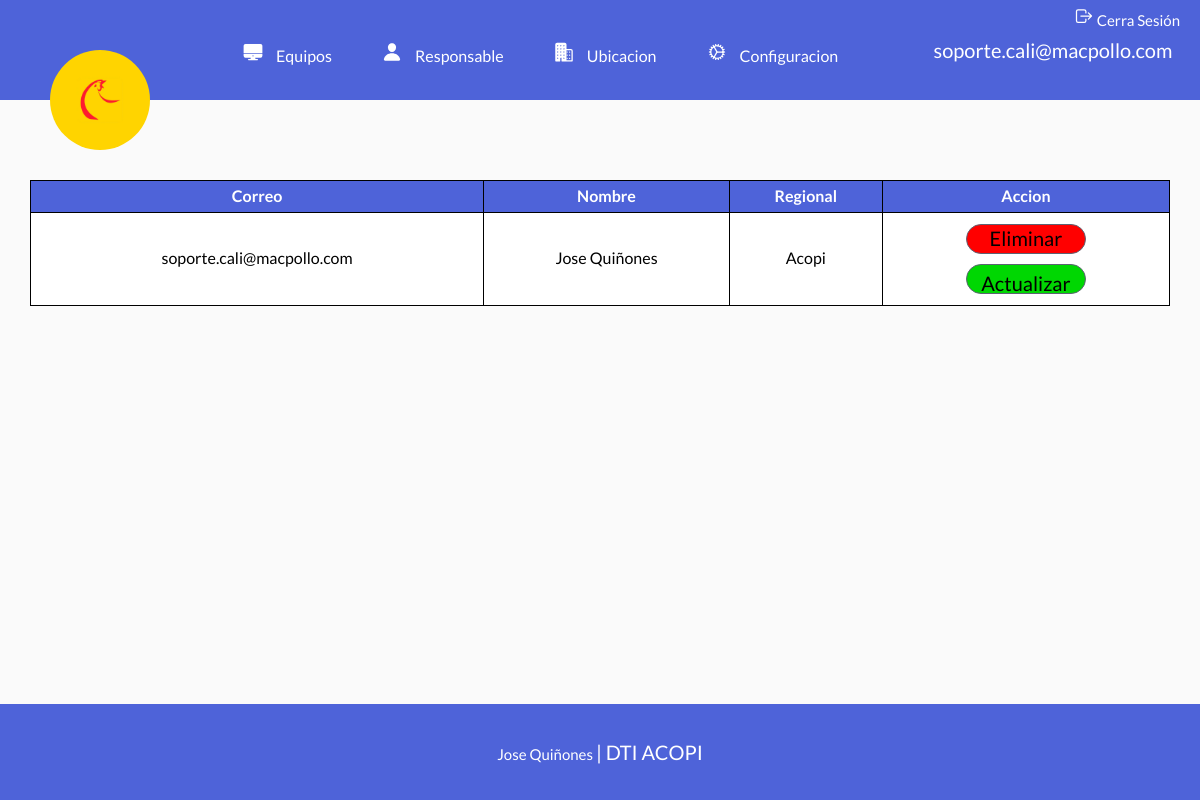
/gestionUsuario.php (signed in), run on the app's committed database.
### tables this page shows
CREATE TABLE `usuarios` (
  `id` int(11) NOT NULL AUTO_INCREMENT,
  `correo` varchar(50) NOT NULL,
  `password` varchar(100) NOT NULL,
  `nombre` varchar(20) DEFAULT NULL,
  `apellido` varchar(20) DEFAULT NULL,
  `cargo` varchar(30) DEFAULT NULL,
  `regional` varchar(20) DEFAULT NULL,
  `idUsuario` int(11) DEFAULT NULL,
  PRIMARY KEY (`id`),
  UNIQUE KEY `correo_UNIQUE` (`correo`)
);

### gestionUsuario.php (the view, shortened to what this page needs)
<?php
    $db = connectDB();
    $query = "SELECT * FROM usuarios";
    $resultado = mysqli_query($db, $query);
?>
    <main class="contenedor">
        <table class="tabla tabla__color">
            <thead>
                <tr>
                    <th>Correo</th>
                    <th>Nombre</th>
                    <th>Regional</th>
                    <th>Accion</th>
                </tr>
            </thead>
            <tbody>
            <?php while($row = mysqli_fetch_assoc($resultado)): ?>
               <tr>
                    <td><?php echo $row['correo']; ?></td>
                    <td><?php echo $row['nombre'] . " " . $row['apellido'] ; ?></td>
                    <td><?php echo $row['regional']; ?></td>
                    <td class="accion">
                        <form method="POST" action="gestionUsuario.php">
                            <input type="submit" class="boton boton-eliminar" value="Eliminar">
                        </form>
                        <a class="boton boton-actualizar" href="actualizarUsuario.php?id=<?php echo $row['id']; ?>" >Actualizar</a>
                    </td>
               </tr>
               <?php endwhile; ?>
            </tbody>
        </table>
    </main>
<?php
    require 'includes/templates/footer.php';
?>

### build/css/app.css (style rules this page uses)
html { line-height:1.15;-webkit-text-size-adjust:100% }
body { margin:0 }
main { display:block }
a { background-color:transparent }
button,input,optgroup,select,textarea { font-family:inherit;font-size:100%;line-height:1.15;margin:0 }
button,input { overflow:visible }
[type=button],[type=reset],[type=submit],button { -webkit-appearance:button }
html { box-sizing:border-box;font-size:62.5% }
*,:after,:before { box-sizing:inherit }
body { font-family:Lato,sans-serif;font-size:1.6rem;line-height:1.8;background-color:#fafafa }
.contenedor { width:95%;max-width:120rem;margin:0 auto 15rem;position:relative }
.tabla__color { background-color:#fff }
.tabla { width:100%;border:1px solid #000;margin:8rem 0 0;border-collapse:collapse;min-height:calc(100% - 4rem) }
.tabla thead { background-color:#4e63d9 }
.tabla thead th { color:#fff }
.tabla tbody,.tabla td,.tabla th,.tabla thead { text-align:center;border:1px solid #000 }
.tabla .boton { display:block;margin-top:1rem;margin-bottom:1rem;width:12rem;height:5rem;color:#000;font-weight:500;font-family:Lato,sans-serif;font-size:2rem;border-radius:2rem;text-decoration:none;text-align:center;border:1px solid #5c6273;height:3rem }
.tabla .boton-eliminar { background-color:red }
.tabla .boton-actualizar { background-color:#00d702 }
.accion { margin:0 auto }
.accion form input,a { margin:auto }

### data on the page
usuarios: correo "soporte.cali@macpollo.com", nombre "Jose", apellido "Quiñones", regional "Acopi"

### other printed values
$_SESSION['usuario'] "soporte.cali@macpollo.com"
